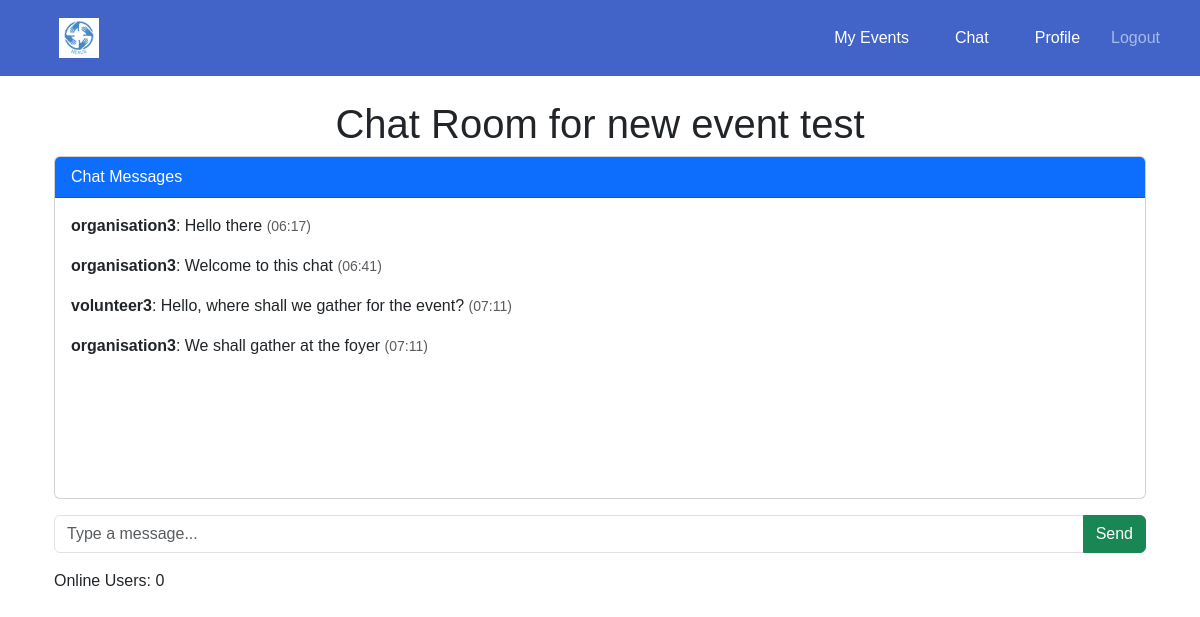
Page /chat/room/8/ (signed in) on the earlier database version.
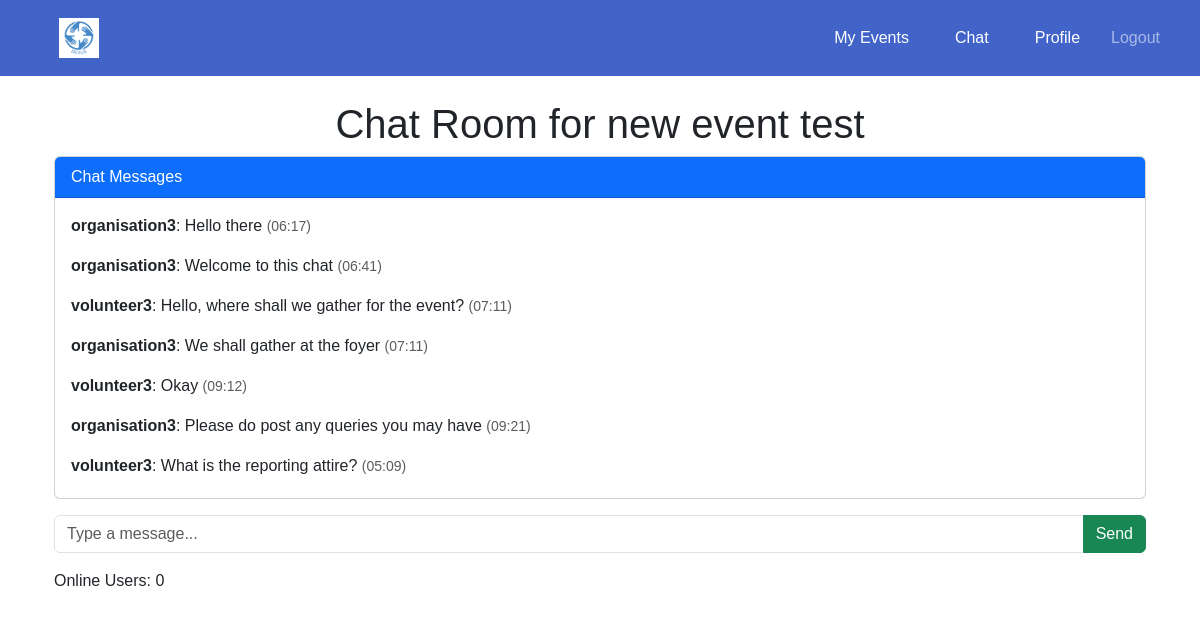
Same page on the later database version.
### chat/models.py (models this page shows, shortened)
class ChatRoom(models.Model):
    event = models.OneToOneField(Event, on_delete=models.CASCADE, related_name="chatroom")
    created_at = models.DateTimeField(auto_now_add=True)

class Message(models.Model):
    chatroom = models.ForeignKey(ChatRoom, on_delete=models.CASCADE, related_name="messages")
    sender = models.ForeignKey(settings.AUTH_USER_MODEL, on_delete=models.CASCADE)
    content = models.TextField()
    timestamp = models.DateTimeField(auto_now_add=True)

### events/models.py (models this page shows, shortened)
class Event(models.Model):
    CATEGORY_CHOICES = [
        ('education', 'Education'),
        ('social development', 'Social Development'),
        ('senior citizen', 'Senior Citizen'),
    ]
    organisation = models.ForeignKey(settings.AUTH_USER_MODEL, on_delete=models.CASCADE)
    name = models.CharField(max_length=255)
    description = models.TextField()
    date = models.DateTimeField()
    location = models.CharField(max_length=255)
    volunteers_needed = models.PositiveIntegerField()
    roles_responsibilities = models.TextField()
    category = models.CharField(max_length=50, choices=CATEGORY_CHOICES, blank=False, default='Education')

### accounts/models.py (models this page shows, shortened)
class CustomUser(AbstractUser):
    USER_TYPE_CHOICES = [
        ('volunteer', 'Volunteer'),
        ('organisation', 'Organisation'),
    ]
    user_type = models.CharField(max_length=20, choices=USER_TYPE_CHOICES)
    contact_number = models.CharField(max_length=10, blank= True, null=True)
    full_name = models.CharField(max_length=255, blank=True, null=True)
    personnel_name = models.CharField(max_length=255, blank=True, null=True)
    profile_picture = models.ImageField(upload_to='profile_pics', blank=True, null=True)

### chat/views.py (the view)
# urls.py: path('room/<int:event_id>/', chat_room, name='chat_room'),
@login_required
def chat_room(request, event_id):
    event = get_object_or_404(Event, id=event_id)
    chatroom, created = ChatRoom.objects.get_or_create(event=event)
    is_registered = VolunteerEvent.objects.filter(event=event, volunteer=request.user).exists()
    if request.user == event.organisation or is_registered:
        messages = chatroom.messages.order_by("timestamp")  # Load previous messages
        return render(request, "chat/chat_room.html", {
            "event": event,
            "chatroom": chatroom,
            "messages": messages,
        })
    return HttpResponseForbidden("You are not authorized to join this chat room.")

### chat/templates/chat/chat_room.html (shortened to what this page needs)
{% extends "base.html" %}
{% block content %}
<div class="container mt-4">
    <h1 class="text-center">Chat Room for {{ chatroom.event.name }}</h1>
    <div class="card">
        <div class="card-header bg-primary text-white">
            Chat Messages
        </div>
        <div id="chat-box" class="card-body" style="height: 300px; overflow-y: auto;">
            {% for message in messages %}
                <p><strong>{{ message.sender.username }}</strong>: {{ message.content }}
                <small class="text-muted">({{ message.timestamp|date:"H:i" }})</small></p>
            {% empty %}
                <p class="text-muted">No messages yet. Start the conversation!</p>
            {% endfor %}
        </div>
    </div>
    <form id="chat-form" class="mt-3">
        <div class="input-group">
            <input type="text" id="chat-message" class="form-control" placeholder="Type a message..." required>
            <button type="submit" class="btn btn-success">Send</button>
        </div>
    </form>
    <div id="online-users" class="mt-3 font-weight-bold">
        Online Users: <span id="user-count">0</span>
    </div>
</div>
{% endblock %}

### templates/base.html (shortened to what this page needs)
{% load static %}
<!DOCTYPE html>
<html lang="en">
<head>
    <link rel="stylesheet" href="https://cdn.jsdelivr.net/npm/bootstrap@5.3.0/dist/css/bootstrap.min.css">
</head>
<body>
<nav class="navbar navbar-expand-lg navbar-dark">
    <div class="container-fluid">
        <a class="navbar-brand" href="{% if request.user.user_type == 'organisation' %}{% url 'events:organisation_dashboard' %}{% else %}{% url 'events:volunteer_dashboard' %}{% endif %}">
            <img src="{% static 'images/Nexus_logo.png' %}" alt="Logo" height="40">
        </a>
        <div class="collapse navbar-collapse" id="navbarNav">
            <ul class="navbar-nav ms-auto">
                <li class="nav-item">
                    <a class="nav-link" href="{% if request.user.user_type == 'organisation' %}{% url 'events:organisation_events' %}{% else %}{% url 'events:volunteer_events' %}{% endif %}">My Events</a>
                </li>
                <li class="nav-item">
                    <a class="nav-link" href="{% url 'chat:chat_home' %}">Chat</a>
                </li>
                {% if request.user.is_authenticated %}
                    <li class="nav-item">
                        <a class="nav-link" href="{% url 'accounts:profile' %}">Profile</a>
                    </li>
                    <li class="nav-item">
                        <form action="{% url 'accounts:logout' %}" method="post" class="d-inline">
                            <button type="submit" class="btn btn-link nav-link">Logout</button>
                        </form>
                    </li>
                {% endif %}
            </ul>
        </div>
    </div>
</nav>
<div class="container mt-4">
    {% block content %}
    {% endblock %}
</div>
</body>
</html>

### templates/base.html (style rules this page uses)
body { margin: 0; font-family: Arial, sans-serif; }
.navbar { display: flex; justify-content: space-between; align-items: center; background-color: #4264c9; padding: 10px 20px; }
.navbar img { height: 40px; cursor: pointer; }
.navbar a { color: rgb(255, 255, 255); text-decoration: none; margin: 0 15px; padding: 8px 12px; border-radius: 5px; }

Differences in the rows shown:
added Message: sender.username "volunteer3", content "Okay", timestamp "09:12"
added Message: sender.username "organisation3", content "Please do post any queries you may have", timestamp "09:21"
added Message: sender.username "volunteer3", content "What is the reporting attire?", timestamp "05:09"
